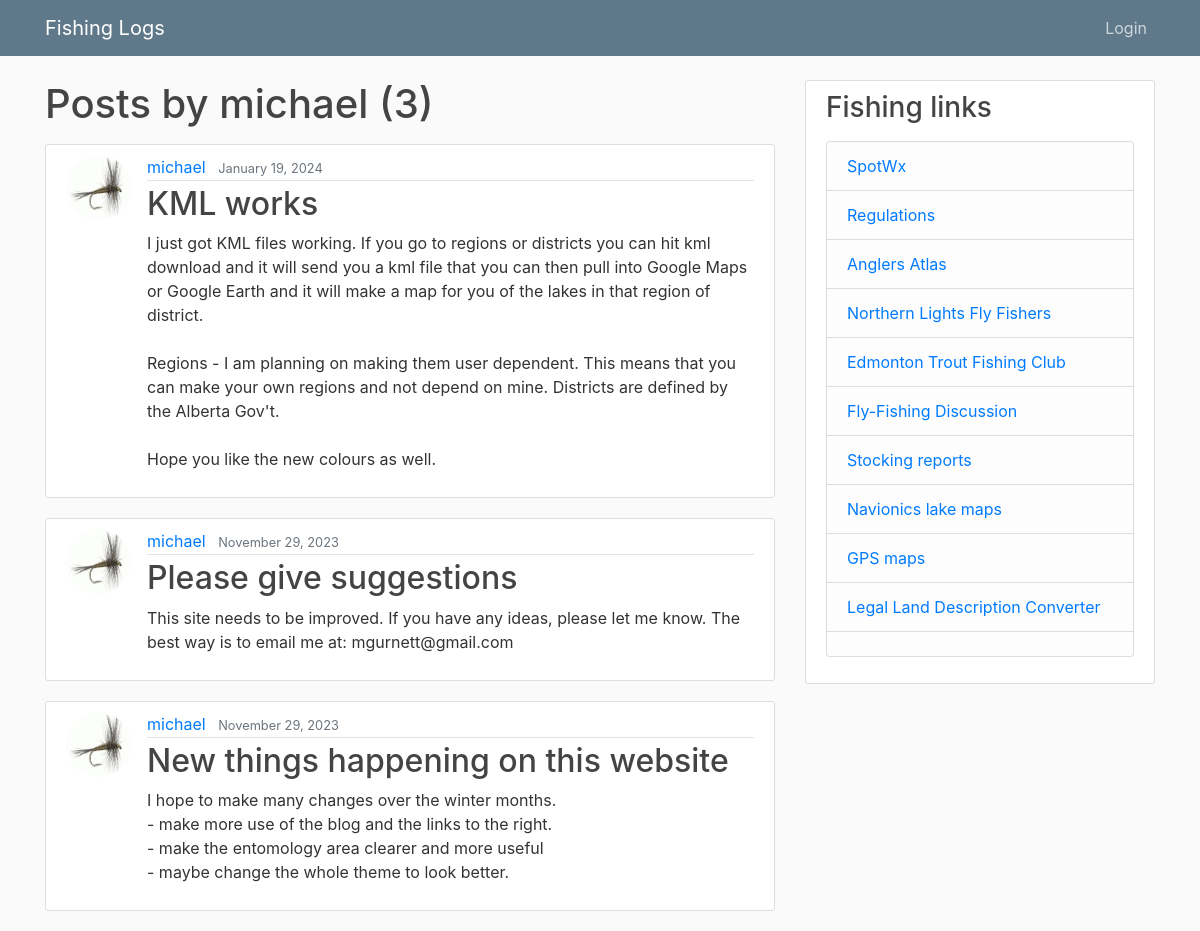
/blog/user/michael, run on the app's committed database.
### blog/models.py (models this page shows, shortened)
class Post(models.Model):
    title = models.CharField(max_length=100)
    content = models.TextField()
    date_posted = models.DateTimeField(default=timezone.now)
    author = models.ForeignKey(User, on_delete=models.CASCADE)

### users/models.py (models this page shows, shortened)
class Profile(models.Model):
    user = models.OneToOneField(User, on_delete=models.CASCADE)
    image = models.ImageField(default='default.jpg', upload_to='profile_pics')

### blog/views.py (the view)
# urls.py: path('user/<str:username>', UserPostListView.as_view(), name='user-posts'),
class UserPostListView(ListView):
    model = Post
    template_name = 'blog/user_posts.html'  # <app>/<model>_<viewtype>.html
    context_object_name = 'posts'
    paginate_by = 5
    def get_queryset(self):
        user = get_object_or_404(User, username=self.kwargs.get('username'))
        return Post.objects.filter(author=user).order_by('-date_posted')

### blog/templates/blog/user_posts.html (shortened to what this page needs)
{% extends "blog/base.html" %}
{% block content %}
    <h1 class="mb-3">Posts by {{ view.kwargs.username }} ({{ page_obj.paginator.count }})</h1>
    {% for post in posts %}
        <article class="media content-section">
          <img class="rounded-circle article-img" src="{{ post.author.profile.image.url }}">
          <div class="media-body">
            <div class="article-metadata">
              <a class="mr-2" href="{% url 'user-posts' post.author.username %}">{{ post.author }}</a>
              <small class="text-muted">{{ post.date_posted|date:"F d, Y" }}</small>
            </div>
            <h2><a class="article-title" href="{% url 'post-detail' post.id %}">{{ post.title }}</a></h2>
            <p class="article-content">{{ post.content }}</p>
          </div>
        </article>
    {% endfor %}
{% endblock content %}

### blog/static/blog/main.css (style rules this page uses)
body { background: #fafafa; color: #333333; margin-top: 5rem; }
h1, h2, h3, h4, h5, h6 { color: #444444; }
.content-section { background: #ffffff; padding: 10px 20px; border: 1px solid #dddddd; border-radius: 3px; margin-bottom: 20px; }
.article-title { color: #444444; }
.article-content { white-space: pre-line; }
.article-img { height: 65px; width: 65px; margin-right: 16px; }
.article-metadata { padding-bottom: 1px; margin-bottom: 4px; border-bottom: 1px solid #e3e3e3 }

### data on the page
Post: author.profile.image (placeholder picture), author "michael", date_posted "January 19, 2024", title "KML works", content "I just got KML files working. If you go to regions or districts you can hit kml download and it will send you a kml file that you can then pull into Google Maps or Google Earth and it will make a map for you of the lakes in that region of district. Regions - I am planning on making them user dependent. This means that you can make your own regions and not depend on mine. Districts are defined by the Alberta Gov't. Hope you like the new colours as well."
Post: author.profile.image (placeholder picture), author "michael", date_posted "November 29, 2023", title "Please give suggestions", content "This site needs to be improved. If you have any ideas, please let me know. The best way is to email me at: mgurnett@gmail.com"
Post: author.profile.image (placeholder picture), author "michael", date_posted "November 29, 2023", title "New things happening on this website", content "I hope to make many changes over the winter months. - make more use of the blog and the links to the right. - make the entomology area clearer and more useful - maybe change the whole theme to look better."

### other printed values
{{ view.kwargs.username }} "michael"
{{ page_obj.paginator.count }} "3"
